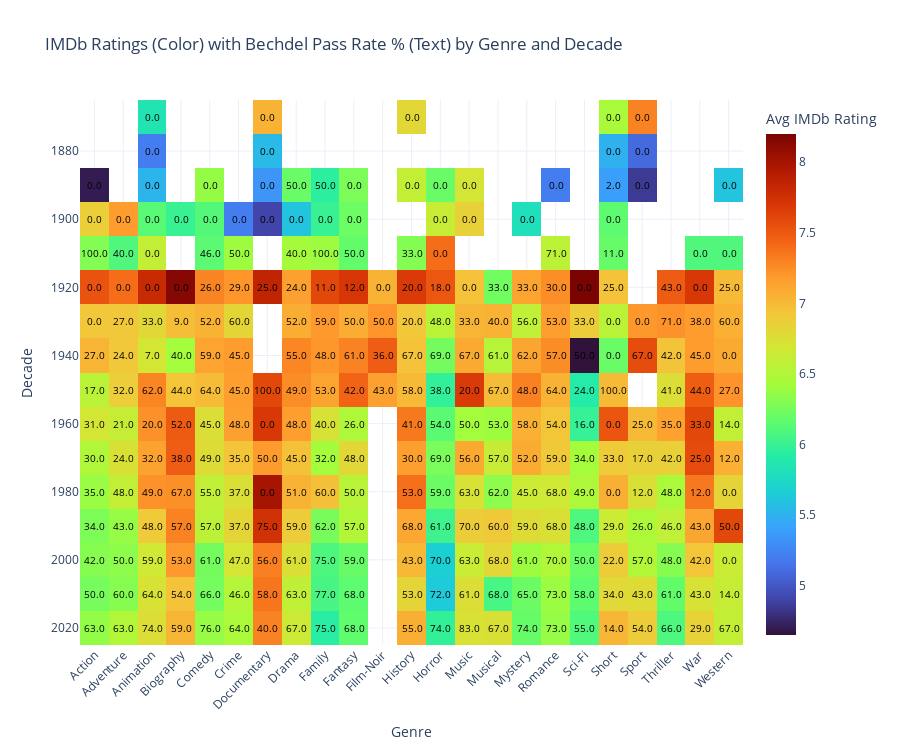

The code cell stored with this chart in its notebook:
### Code cell
# prepping data
df = df2.copy()

df["year"] = pd.to_numeric(df["year"], errors="coerce")
df["imdb_rating"] = pd.to_numeric(df["imdb_rating"], errors="coerce")

# Split multi-genre entries
df["genre"] = df["genre"].str.split(", ")
df = df.explode("genre")

# grouping movies by decade
df["decade"] = (df["year"] // 10) * 10

# filter out small genres
MIN_MOVIES = 50
valid_genres = df["genre"].value_counts()
valid_genres = valid_genres[valid_genres >= MIN_MOVIES].index
df = df[df["genre"].isin(valid_genres)]

# aggregate metrics
summary = (
    df.groupby(["decade", "genre"])
      .agg(
          avg_rating=("imdb_rating", "mean"),
          pass_rate=("bechdel_pass", lambda x: (x == "Yes").mean() * 100),
          count=("title", "count")
      )
      .reset_index()
)

# pivot for heatmap
rating_pivot = summary.pivot(
    index="decade",
    columns="genre",
    values="avg_rating"
)

pass_text = summary.pivot(
    index="decade",
    columns="genre",
    values="pass_rate"
).round(0)

# clean nan values in heatmap
Z_clean = rating_pivot.copy().astype(float)
Z_clean[np.isnan(Z_clean)] = None

T_clean = pass_text.copy()
T_clean = np.where(np.isnan(T_clean), "", T_clean)

# build heatmap
fig = px.imshow(
    Z_clean,
    aspect="auto",
    color_continuous_scale="Turbo",
    labels=dict(
        x="Genre",
        y="Decade",
        color="Avg IMDb Rating"
    ),
    title="IMDb Ratings (Color) with Bechdel Pass Rate % (Text) by Genre and Decade"
)

# Add Bechdel % text
fig.update_traces(
    text=T_clean.astype(str) + "",
    texttemplate="%{text}",
    textfont=dict(color="black", size=10)
)

# styling
fig.update_layout(
    template="plotly_white",
    height=750,
    xaxis_tickangle=-45
)

fig.show()

### Figure 1 — Plotly figure (JSON) as saved in the notebook; plotly's stock layout.template omitted (floating-point values rounded to 4 significant figures; data arrays with more than 128 entries replaced by an {"elided": "..."} marker saying what was removed)
{"data": [{"coloraxis": "coloraxis", "hovertemplate": "Genre: %{x}<br>Decade: %{y}<br>Avg IMDb Rating: %{z}<extra></extra>", "name": "0", "text": {"elided": "16x23 str values"}, "textfont": {"color": "black", "size": 10}, "texttemplate": "%{text}", "type": "heatmap", "x": ["Action", "Adventure", "Animation", "Biography", "Comedy", "Crime", "Documentary", "Drama", "Family", "Fantasy", "Film-Noir", "History", "Horror", "Music", "Musical", "Mystery", "Romance", "Sci-Fi", "Short", "Sport", "Thriller", "War", "Western"], "xaxis": "x", "y": [1870, 1880, 1890, 1900, 1910, 1920, 1930, 1940, 1950, 1960, 1970, 1980, 1990, 2000, 2010, 2020], "yaxis": "y", "z": {"elided": "16x23 float values"}}], "layout": {"coloraxis": {"colorbar": {"title": {"text": "Avg IMDb Rating"}}, "colorscale": [[0, "#30123b"], [0.07143, "#4145ab"], [0.1429, "#4675ed"], [0.2143, "#39a2fc"], [0.2857, "#1bcfd4"], [0.3571, "#24eca6"], [0.4286, "#61fc6c"], [0.5, "#a4fc3b"], [0.5714, "#d1e834"], [0.6429, "#f3c63a"], [0.7143, "#fe9b2d"], [0.7857, "#f36315"], [0.8571, "#d93806"], [0.9286, "#b11901"], [1, "#7a0402"]]}, "height": 750, "title": {"text": "IMDb Ratings (Color) with Bechdel Pass Rate % (Text) by Genre and Decade"}, "xaxis": {"anchor": "y", "domain": [0, 1], "tickangle": -45, "title": {"text": "Genre"}}, "yaxis": {"anchor": "x", "autorange": "reversed", "domain": [0, 1], "title": {"text": "Decade"}}}}
